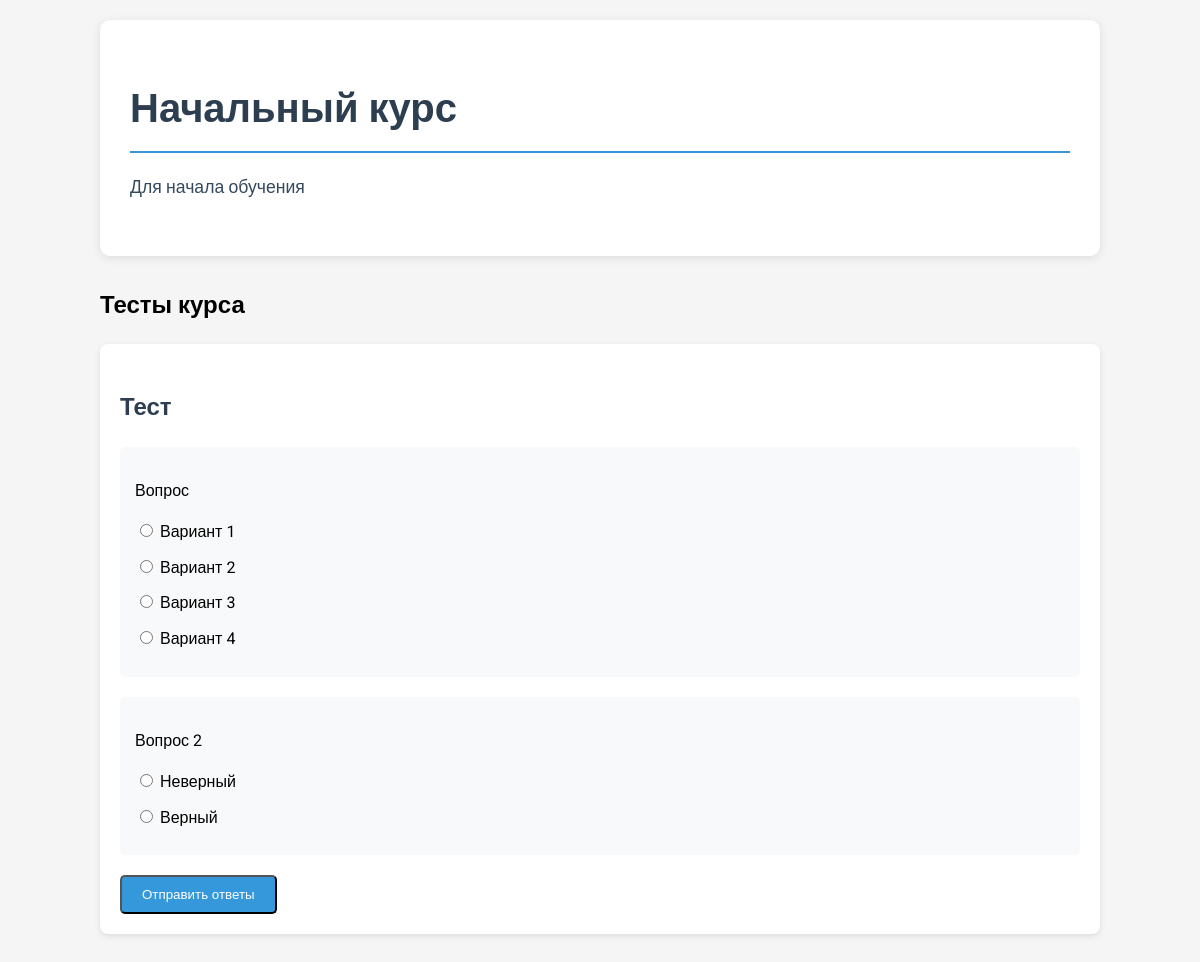
/courses/2/ (signed in), run on the app's committed database.
### training/models.py (models this page shows, shortened)
class Course(models.Model):
    title = models.CharField(max_length=200)
    description = models.TextField()
    quiz = models.OneToOneField('Quiz', on_delete=models.SET_NULL, null=True, blank=True, related_name='related_course')
    created_at = models.DateTimeField(auto_now_add=True)
    instructor = models.ForeignKey(User, on_delete=models.SET_NULL, null=True, related_name='courses')

class Quiz(models.Model):
    title = models.CharField(max_length=200)
    course = models.ForeignKey('Course', on_delete=models.CASCADE, related_name='quizzes', null=True)

class Question(models.Model):
    quiz = models.ForeignKey(Quiz, on_delete=models.CASCADE, related_name='questions', null=True)
    text = models.TextField(max_length=500)

class Answer(models.Model):
    question = models.ForeignKey(Question, on_delete=models.CASCADE, related_name='answers', default=None)
    text = models.CharField(max_length=200)
    is_correct = models.BooleanField(default=False)

### training/views.py (the view)
# urls.py: path('courses/<int:course_id>/', views.course_detail, name='course_detail'),
@login_required
def course_detail(request, course_id):
    course = get_object_or_404(Course, id=course_id)
    lectures = course.lectures.all()
    return render(request, 'training/course_detail.html', {'course': course, 'lectures': lectures})

### training/templatetags/quiz_filters.py (called while the page is built)
@register.filter
def has_quiz_result(quiz, user):
    return quiz.quizresult_set.filter(user=user).exists()

### training/templates/training/course_detail.html (shortened to what this page needs)
<!DOCTYPE html>
<html lang="en">
<head>
</head>
<body>
    {% load quiz_filters %}
    <div class="course-container">
        <h1 class="course-title">{{ course.title }}</h1>
        <p class="course-description">{{ course.description }}</p>
    </div>
    <div class="quiz-section">
        <h2>Тесты курса</h2>
        {% for quiz in course.quizzes.all %}
            <div class="quiz-card">
                <h3 class="quiz-title">
                    {{ quiz.title }}
                </h3>
                {% if quiz|has_quiz_result:user %}
                    <div class="quiz-result">
                        Тест пройден: {{ quiz|get_quiz_score:user }}
                    </div>
                {% else %}
                    <form action="{% url 'submit_quiz' quiz.id %}" method="post">
                        {% for question in quiz.questions.all %}
                            <div class="question">
                                <p>{{ question.text }}</p>
                                {% for answer in question.answers.all %}
                                    <label>
                                        <input type="radio" name="question_{{ question.id }}" value="{{ answer.text }}">
                                        {{ answer.text }}
                                    </label>
                                {% endfor %}
                            </div>
                        {% endfor %}
                        <button type="submit" class="btn">Отправить ответы</button>
                    </form>
                {% endif %}
            </div>
        {% empty %}
            <p>Нет тестов для этого курса.</p>
        {% endfor %}
    </div>
</body>
</html>
{% load quiz_filters %}

### training/templates/training/course_detail.html (style rules this page uses)
body { font-family: 'Roboto', sans-serif; line-height: 1.6; max-width: 1000px; margin: 0 auto; padding: 20px; background-color: #f5f5f5; }
.course-container { background: white; border-radius: 10px; padding: 30px; box-shadow: 0 2px 10px rgba(0,0,0,0.1); margin-bottom: 30px; }
.course-title { color: #2c3e50; font-size: 2.5em; margin-bottom: 20px; border-bottom: 2px solid #3498db; padding-bottom: 10px; }
.course-description { color: #34495e; font-size: 1.1em; margin-bottom: 25px; }
.quiz-section { margin-top: 30px; }
.quiz-card { background: white; border-radius: 8px; padding: 20px; margin-bottom: 20px; box-shadow: 0 2px 6px rgba(0,0,0,0.1); transition: transform 0.2s; }
.quiz-title { color: #2c3e50; font-size: 1.5em; margin-bottom: 15px; }
.btn { display: inline-block; padding: 10px 20px; background-color: #3498db; color: white; text-decoration: none; border-radius: 5px; transition: background-color 0.2s; }
.question { margin: 20px 0; padding: 15px; background: #f8f9fa; border-radius: 5px; }
.question label { display: block; margin: 10px 0; cursor: pointer; }

### data on the page
Course: title "Начальный курс", description "Для начала обучения"
Quiz: title "Тест"
Question: text "Вопрос"
Answer: text "Вариант 1"
Answer: text "Вариант 2"
Answer: text "Вариант 3"
Answer: text "Вариант 4"
Question: text "Вопрос 2"
Answer: text "Неверный"
Answer: text "Верный"
